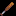

A 2D game scene composited from a Tiled map and its tileset images. What follows is a short description and the map's XML, with each tile layer's data collapsed to a summary:
An orthogonal 1x1 tile map with 16x16 px tiles, 11 tile layers (Back, Back2, Back5, Back7, ...).

<map version="1.10" tiledversion="1.10.2" orientation="orthogonal" renderorder="right-down" width="1" height="1" tilewidth="16" tileheight="16" infinite="0" nextlayerid="24" nextobjectid="434">
 <properties>
  <property name="AllowGrassSurviveInWinter" value="T" />
  <property name="Outdoors" value="T" />
 </properties>
 <tileset firstgid="1" name="mmfest" tilewidth="16" tileheight="16" tilecount="192" columns="12">
  <image source="mmfest.png" width="192" height="256" />
  <tile id="156">
   <animation>
    <frame tileid="156" duration="160" />
    <frame tileid="156" duration="160" />
    <frame tileid="156" duration="160" />
    <frame tileid="156" duration="160" />
    <frame tileid="156" duration="160" />
    <frame tileid="157" duration="160" />
    <frame tileid="158" duration="160" />
    <frame tileid="159" duration="160" />
    <frame tileid="160" duration="160" />
    <frame tileid="161" duration="160" />
    <frame tileid="162" duration="160" />
    <frame tileid="163" duration="160" />
   </animation>
  </tile>
 </tileset>
 <layer id="1" name="Back" width="1" height="1">
  <data>[1 cells, 0 non-empty, 0 distinct tile ids]</data>
 </layer>
 <objectgroup id="2" name="Back" />
 <layer id="3" name="Back2" width="1" height="1">
  <properties>
   <property name="Draw" value="Back" />
  </properties>
  <data>[1 cells, 0 non-empty, 0 distinct tile ids]</data>
 </layer>
 <objectgroup id="4" name="Back2" />
 <layer id="5" name="Back5" width="1" height="1">
  <properties>
   <property name="Draw" value="Back" />
  </properties>
  <data>[1 cells, 0 non-empty, 0 distinct tile ids]</data>
 </layer>
 <objectgroup id="6" name="Back5" />
 <layer id="7" name="Back7" width="1" height="1">
  <properties>
   <property name="Draw" value="Back" />
  </properties>
  <data>[1 cells, 0 non-empty, 0 distinct tile ids]</data>
 </layer>
 <objectgroup id="8" name="Back7" />
 <layer id="9" name="Buildings" width="1" height="1">
  <data>[1 cells, 1 non-empty, 1 distinct tile ids]</data>
 </layer>
 <objectgroup id="10" name="Buildings" />
 <layer id="11" name="Buildings2" width="1" height="1">
  <properties>
   <property name="Draw" value="Buildings" />
  </properties>
  <data>[1 cells, 0 non-empty, 0 distinct tile ids]</data>
 </layer>
 <objectgroup id="12" name="Buildings2" />
 <layer id="13" name="Buildings7" width="1" height="1">
  <properties>
   <property name="Draw" value="Buildings" />
  </properties>
  <data>[1 cells, 0 non-empty, 0 distinct tile ids]</data>
 </layer>
 <objectgroup id="14" name="Buildings7" />
 <layer id="15" name="Paths" width="1" height="1">
  <data>[1 cells, 0 non-empty, 0 distinct tile ids]</data>
 </layer>
 <objectgroup id="16" name="Paths" />
 <layer id="17" name="Front" width="1" height="1">
  <data>[1 cells, 0 non-empty, 0 distinct tile ids]</data>
 </layer>
 <objectgroup id="18" name="Front" />
 <layer id="19" name="AlwaysFront" width="1" height="1">
  <data>[1 cells, 1 non-empty, 1 distinct tile ids]</data>
 </layer>
 <objectgroup id="20" name="AlwaysFront" />
 <layer id="21" name="AlwaysFront2" width="1" height="1">
  <properties>
   <property name="Draw" value="AlwaysFront" />
  </properties>
  <data>[1 cells, 0 non-empty, 0 distinct tile ids]</data>
 </layer>
 <objectgroup id="22" name="AlwaysFront2" />
</map>
